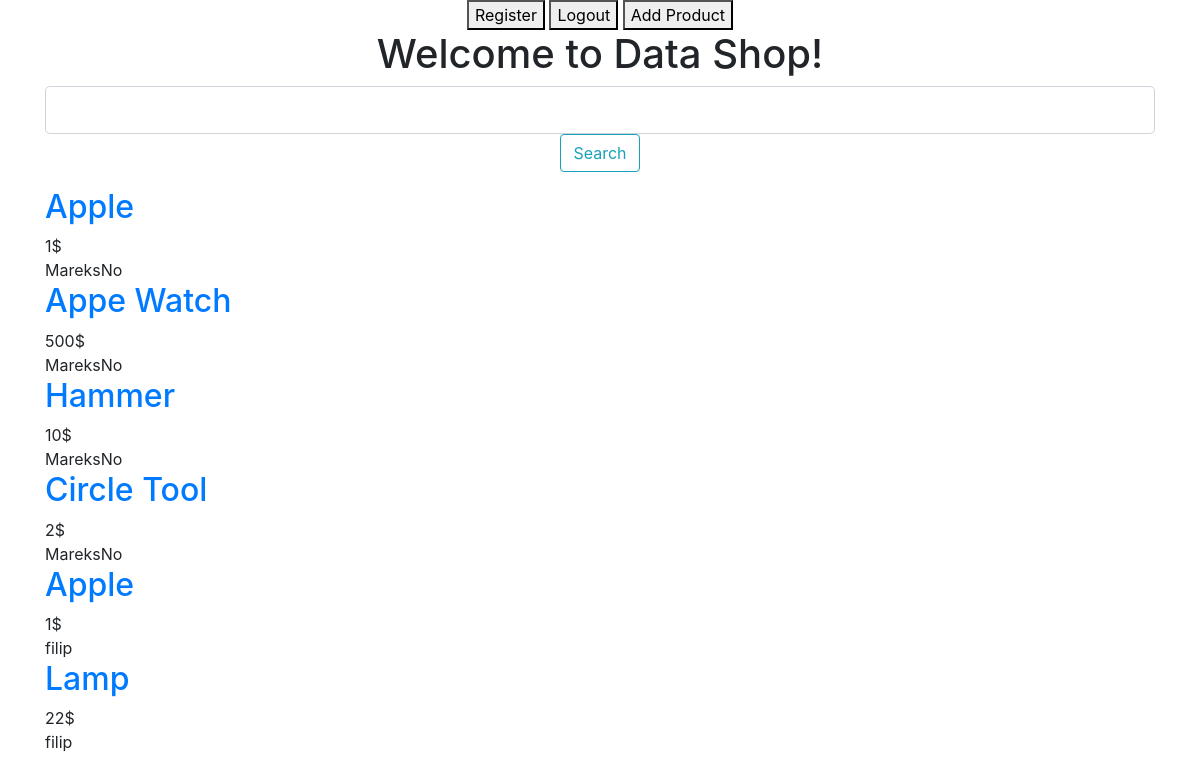
Screenshot of / (signed in) with the database file from the repository.
### models.py (models this page shows, shortened)
class Product(db.Model):
    id_product = db.Column(db.Integer, primary_key=True)
    product_name = db.Column(db.String(15), nullable=False)
    price = db.Column(db.Integer, nullable=False)
    seller_username = db.Column(db.String, db.ForeignKey('user.username'), nullable=False)
    __table_args__ = {'extend_existing': True}

class User(db.Model, UserMixin):
    id = db.Column(db.Integer, primary_key=True)
    username = db.Column(db.String(15), unique=True, nullable=False)
    email = db.Column(db.String(120), unique=True, nullable=False)
    password = db.Column(db.String(60), nullable=False)
    products = db.relationship('Product', backref='seller', lazy=True)
    __table_args__ = {'extend_existing': True}

### routes.py (the view, shortened to what this page needs)
class HomePageView(MethodView):
    def get(self):
        products = Product.query.all()
        return render_template('home.html', title='Home', current_page='home', products=products)

### models.py (called while the page is built)
@login_manager.user_loader
def load_user(id_user):
    return User.query.get(int(id_user))

### templates/home.html
{% extends "base.html" %}
{% block content %}
<body>
    <div align="center">
        <h1>Welcome to Data Shop!</h1>
        <div class="container">
            <fieldset class="form-group">
                <div>
                    <form action="" method="post">
                        <input type="text" name="name" class="form-control form-control-lg">
                        <input type="submit" name="search_product" class="btn btn-outline-info" value="Search">
                    </form>
                </div>
            </fieldset>
        </div>
    </div>
    <div class="container">
        {% for product in products %}
        <div class="content-section">
            <h2><a href="{{ url_for('display_product', product_id=product.id_product) }}">{{ product.product_name }}</a></h2>
            <div>{{ product.price }}$</div>
            <div>{{ product.seller.username }}</div>
        </div>
        {% endfor %}
    </div>
</body>
</html>
{% endblock %}

### rows the page displays
Product: product_name "Apple", price "1", seller.username "MareksNo"
Product: product_name "Appe Watch", price "500", seller.username "MareksNo"
Product: product_name "Hammer", price "10", seller.username "MareksNo"
Product: product_name "Circle Tool", price "2", seller.username "MareksNo"
Product: product_name "Apple", price "1", seller.username "filip"
Product: product_name "Lamp", price "22", seller.username "filip"
